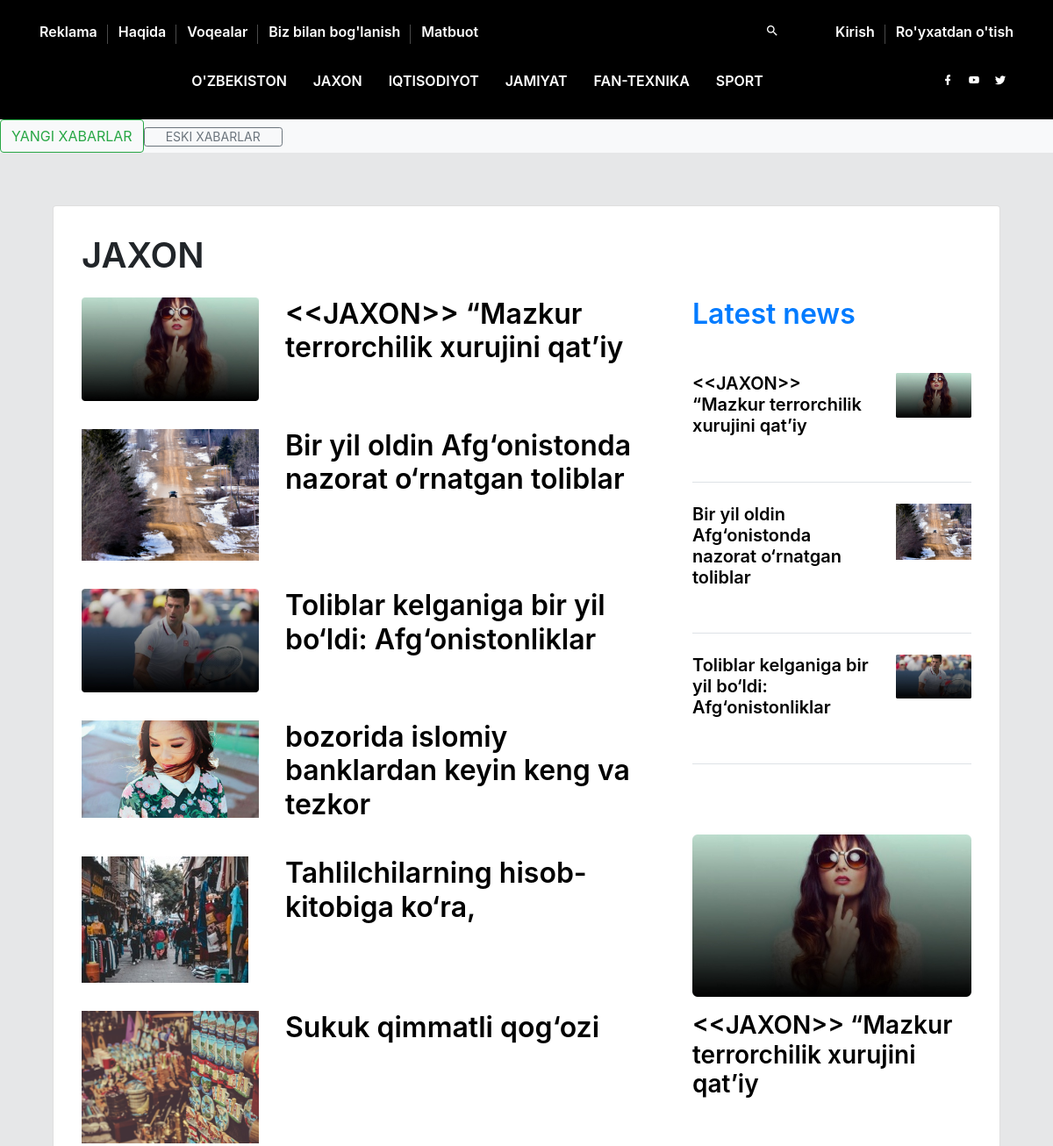
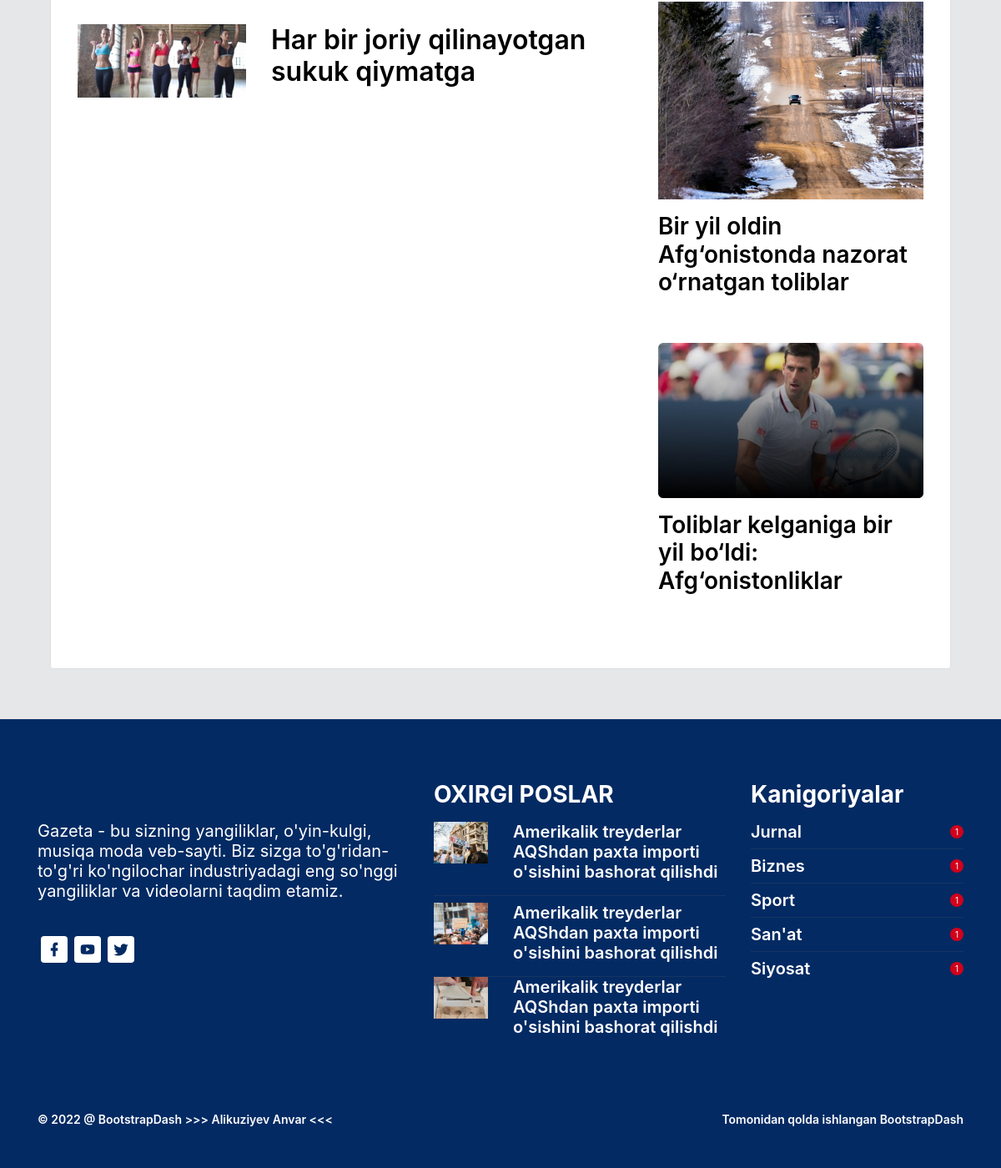
Screenshot of /category/3/ with the database file from the repository (2 pictures, top to bottom).
### my_app/models.py (models this page shows, shortened)
class Category(models.Model):
	name = models.CharField(max_length=100,null=False,blank=False)

class News(models.Model):
	title = models.CharField(max_length=250,null=False,blank=False)
	image = models.ImageField(upload_to="images/",blank=True)
	text = RichTextField()
	category = models.ForeignKey(Category,blank=False,null=True,on_delete=models.SET_NULL)
	category_at = models.DateTimeField(auto_now_add=True)

### my_app/views.py (the view)
# urls.py: path('category/<int:category_id>/',views.category,name="category"),
def category(request,category_id):
    string = Category.objects.get(pk=category_id)
    string1 = News.objects.all().filter(category_id=category_id)
    if len(string1)>0:
        b = string1[0]
    else:b={}
    states = {
        'asd': string1,
        "st": string,
        "b": b
    }
    return render(request, "category.html",states)

### templates/category.html (shortened to what this page needs)
{% extends 'baze.html' %}
{% block content %}
        <div class="content-wrapper">
          <div class="container">
            <div class="col-sm-12">
              <div class="card" data-aos="fade-up">
                <div class="card-body">
                  <div class="row">
                    <div class="col-sm-12">
                      <h1 class="font-weight-600 mb-4">
                        {{ st.name }}
                      </h1>
                    </div>
                  </div>
                  <div class="row">
                    <div class="col-lg-8">
                      <div class="row">
                          {% for i in asd%}
                          {% if forloop.counter0 < 7 %}
                        <div class="col-sm-4 grid-margin">
                          <div class="rotate-img">
                            <img
                              src="http://127.0.0.1:8000/media/{{ i.image }}"
                              alt="banner"
                              class="img-fluid"
                            />
                          </div>
                        </div>
                        <div class="col-sm-8 grid-margin">
                          <h2 class="font-weight-600 mb-2">
                            <a style="color: black;" href="{% url 'post_detail' news_id=i.id %}">{{ i.title }}</a>
                          </h2>
                        </div>
                         {% endif %}
                          {% endfor %}
                      </div>
                      </div>
                    <div class="col-lg-4">
                      <h2 class="mb-4 text-primary font-weight-600">
                        Latest news
                      </h2>
                      <div class="row">
                        {% for i in asd%}
                          {% if forloop.counter0 < 3 %}
                        <div class="col-sm-12">
                          <div class="border-bottom pb-4 pt-4">
                            <div class="row">
                              <div class="col-sm-8">
                                <h5 class="font-weight-600 mb-1">
                                  <a style="color: black;" href="{% url 'post_detail' news_id=i.id %}">{{ i.title }}</a>
                                </h5>
                                <p class="fs-13 text-muted mb-0">
                                </p>
                              </div>
                              <div class="col-sm-4">
                                <div class="rotate-img">
                                  <img
                                    src="http://127.0.0.1:8000/media/{{ i.image }}"
                                    alt="banner"
                                    class="img-fluid"
                                  />
                                </div>
                              </div>
                            </div>
                          </div>
                        </div>
                          {% endif %}
                          {% endfor %}
                      </div>
                      <div class="trending">
                        {% for i in asd%}
                        {% if forloop.counter0 < 3 %}
                        <div class="mb-4">
                          <div class="rotate-img">
                            <img
                              src="http://127.0.0.1:8000/media/{{ i.image }}"
                              alt="banner"
                              class="img-fluid"
                            />
                          </div>
                          <h3 class="mt-3 font-weight-600">
                            <a style="color: black;" href="{% url 'post_detail' news_id=i.id %}">{{ i.title }}</a>
                          </h3>
                          <p class="fs-13 text-muted mb-0">
                          </p>
                        </div>
                        {% endif %}
                        {% endfor %}
                        </div>
                      </div>
                    </div>
                  </div>
                </div>
              </div>
            </div>
          </div>
        </div>
{% endblock content %}

### rows the page displays
Category: name "JAXON"
News: image (picture), title "<<JAXON>> “Mazkur terrorchilik xurujini qat’iy"
News: image (picture), title "Bir yil oldin Afg‘onistonda nazorat o‘rnatgan toliblar"
News: image (picture), title "Toliblar kelganiga bir yil bo‘ldi: Afg‘onistonliklar"
News: image (picture), title "bozorida islomiy banklardan keyin keng va tezkor"
News: image (picture), title "Tahlilchilarning hisob-kitobiga ko‘ra,"
News: image (picture), title "Sukuk qimmatli qog‘ozi"
News: image (picture), title "Har bir joriy qilinayotgan sukuk qiymatga"
